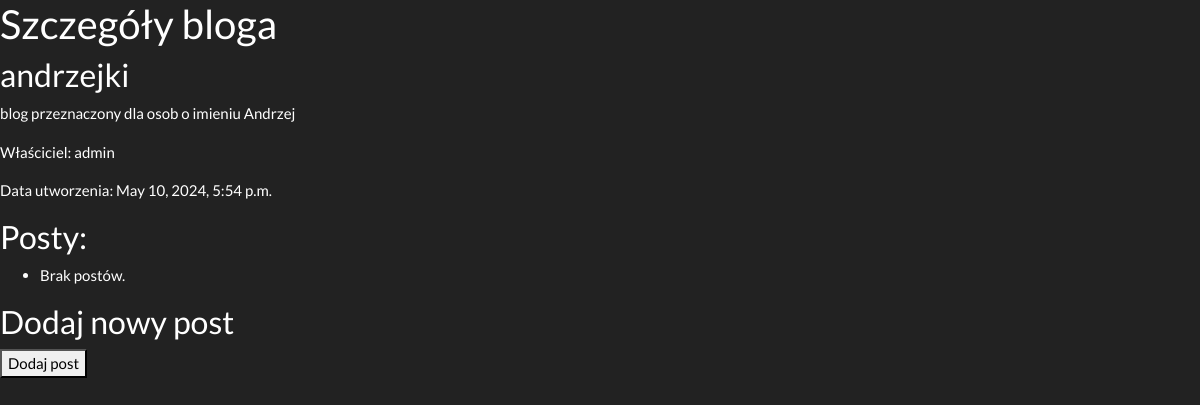
/blogs/2/, run on the app's committed database.
### mainapp/models.py (models this page shows)
class Blog(models.Model):
    owner = models.ForeignKey(User, on_delete=models.CASCADE)
    date_of_creation = models.DateTimeField(auto_now_add=True)
    title = models.CharField(max_length=255)
    description = models.TextField(max_length=1000)
    is_private = models.BooleanField(default=False)
    password = models.CharField(max_length=128, blank=True, null=True)

### mainapp/views.py (the view)
# urls.py: path('blogs/<int:pk>/', views.blog_details, name='blog_details'),
def blog_details(request, pk):
    blog = get_object_or_404(Blog, pk=pk)
    if blog.is_private:
        if request.method == 'POST':
            password = request.POST.get('password')
            if password == blog.password:
                return render(request, 'blog_details.html', {'blog': blog})
        return render(request, 'blog_password.html', {'blog_id': pk})
    return render(request, 'blog_details.html', {'blog': blog})

### mainapp/templates/blog_details.html (shortened to what this page needs)
<!DOCTYPE html>
<html lang="en">
<head>
   <link rel="stylesheet" href="https://cdn.jsdelivr.net/npm/bootswatch@4.5.2/dist/darkly/bootstrap.min.css">
</head>
<body>
    <h2>Szczegóły bloga</h2>
    <h3>{{ blog.title }}</h3>
    <p>{{ blog.description }}</p>
    <p>Właściciel: {{ blog.owner }}</p>
    <p>Data utworzenia: {{ blog.date_of_creation }}</p>
    <h3>Posty:</h3>
    <ul>
        {% for post in posts %}
            <li>
                <h4>{{ post.title }}</h4>
                <p>{{ post.content }}</p>
                <p>Autor: {{ post.author }}</p>
                <p>Data dodania: {{ post.date_of_creation }}</p>
                {% if post.image %}
                    <img src="{{ post.image.url }}" alt="Post Image">
                {% endif %}
                <h5>Komentarze:</h5>
                <ul>
                    {% for comment in post.comments.all %}
                        <li>
                            <p>{{ comment.content }}</p>
                            <p>Autor: {{ comment.author }}</p>
                            <p>Data dodania: {{ comment.date_of_creation }}</p>
                        </li>
                    {% empty %}
                        <li>Brak komentarzy.</li>
                    {% endfor %}
                </ul>
                <h5>Dodaj komentarz</h5>
                <form method="post">
                    {% csrf_token %}
                    {{ comment_form.as_p }}
                    <button type="submit">Dodaj komentarz</button>
                </form>
            </li>
        {% empty %}
            <li>Brak postów.</li>
        {% endfor %}
    </ul>
    <h3>Dodaj nowy post</h3>
    <form method="post" enctype="multipart/form-data">
        <button type="submit">Dodaj post</button>
    </form>
</body>
</html>

### data on the page
Blog: title "andrzejki", description "blog przeznaczony dla osob o imieniu Andrzej", owner "admin", date_of_creation "May 10, 2024, 5:54 p.m."
